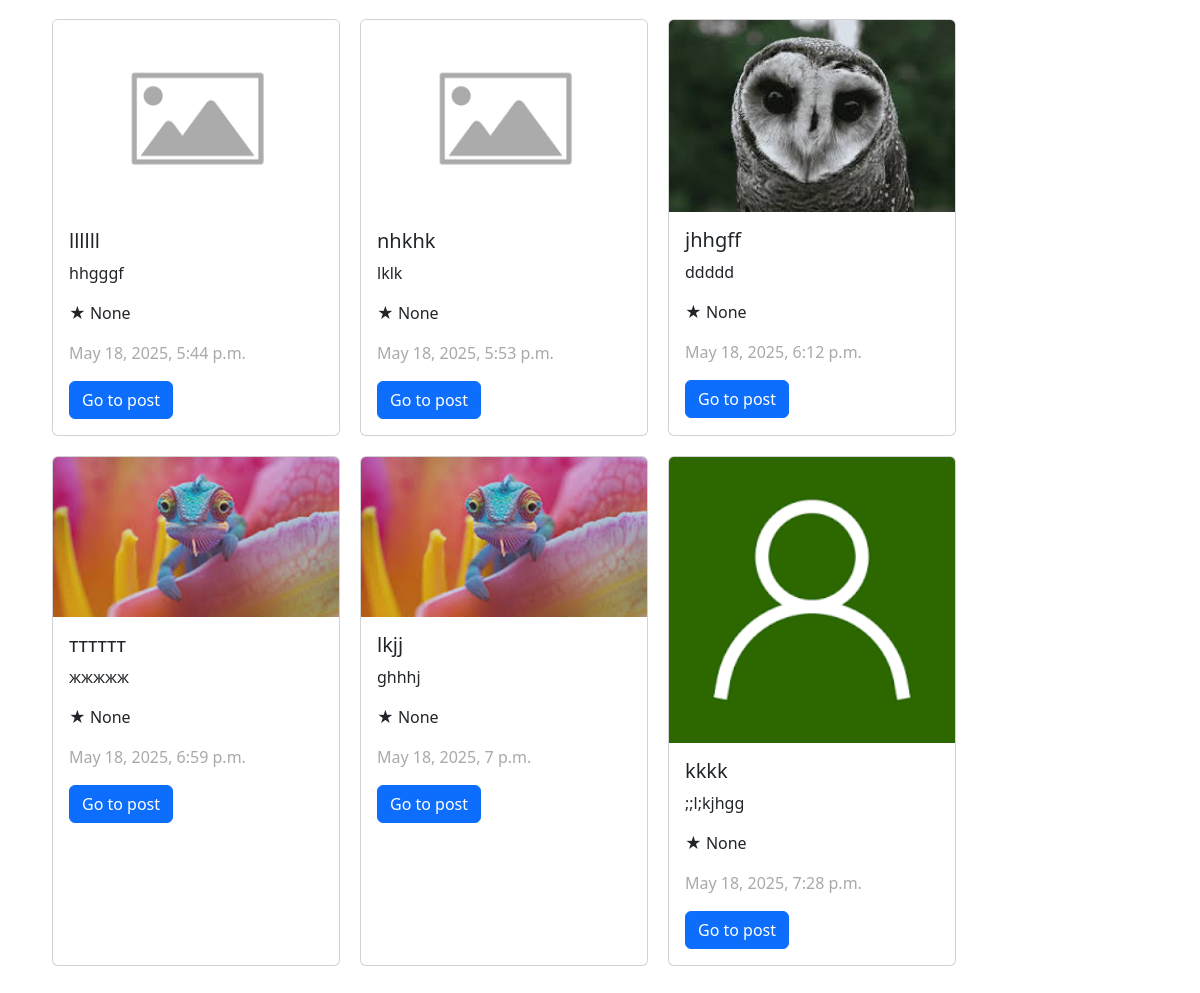
Page /posts/class/ (lower part) on the earlier database version.
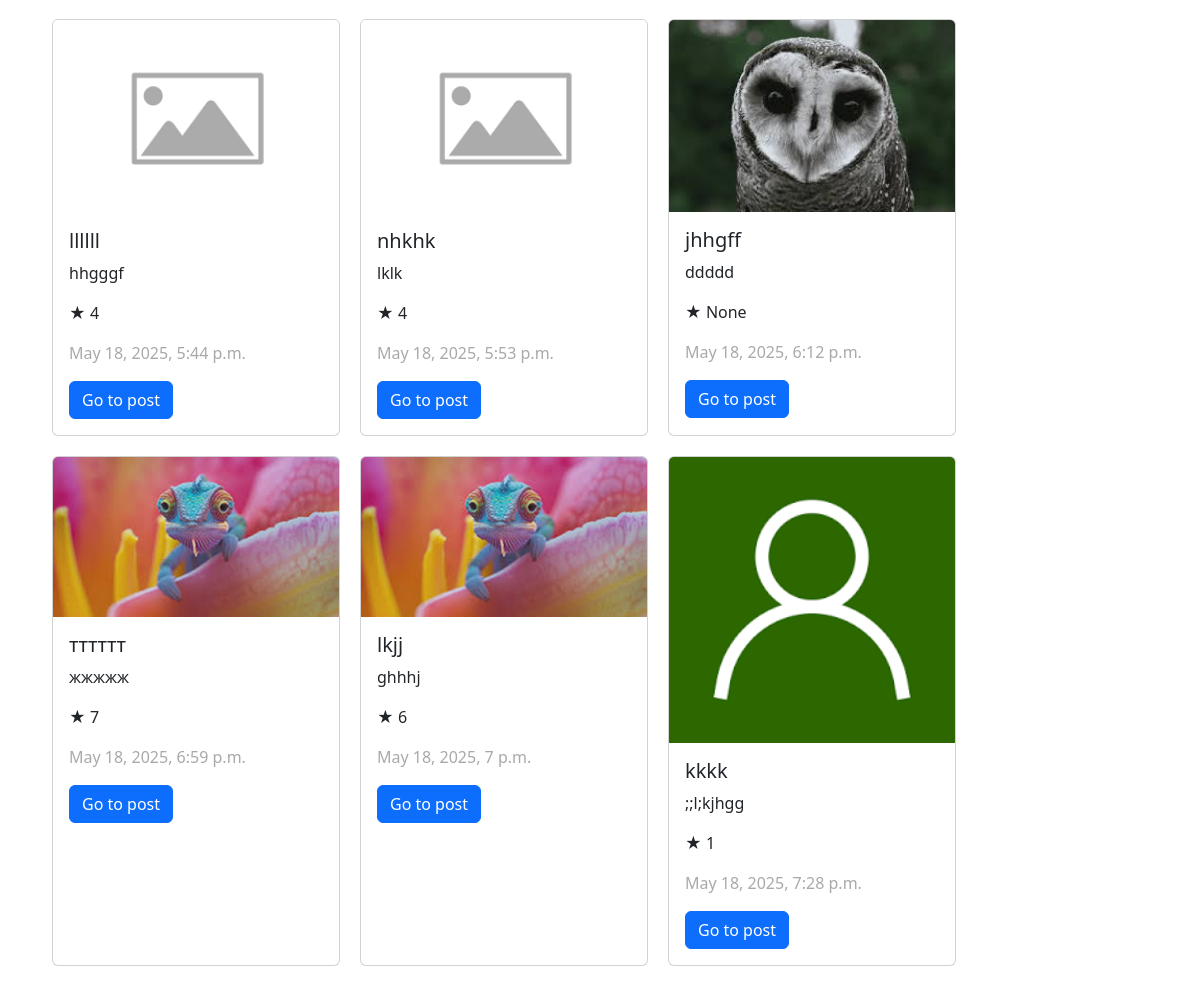
Same page on the later database version.
### posts/models.py (models this page shows, shortened)
class Post(models.Model):
    author = models.ForeignKey(User, on_delete=models.CASCADE, null=True, related_name='posts')
    image = models.ImageField(upload_to="post_images/", null=True, blank=True)
    title = models.CharField(max_length=256)
    content = models.CharField(max_length=556)
    rate = models.IntegerField(null=True)
    category = models.ForeignKey(Category, on_delete=models.CASCADE, null=True)
    tags = models.ManyToManyField(Tag, blank=True)
    created_at = models.DateTimeField(auto_now_add=True, null=True)
    updated_at = models.DateTimeField(auto_now=True, null=True)

### posts/views.py (the view)
# urls.py: path('posts/class/', PostListClassView.as_view(), name='post_list_class_view'),
class PostListClassView(ListView):
    model = Post
    template_name = "posts/post_list.html"
    context_object_name = 'posts'

### templates/posts/post_list.html (shortened to what this page needs)
{% extends 'base.html' %}
{% load static %}
{% block content %}
<div style="display: flex; flex-wrap: wrap;">
{% for post in posts %}
<div class="card" style="width: 18rem; margin: 10px;">
  {% if post.image %}
  <img src="{{ post.image.url }}" class="card-img-top" alt="...">
  {% else %}
  <img src="{% static 'placeholder.png' %}" class="card-img-top" alt="...">
  {% endif %}
  <div class="card-body">
    <h5 class="card-title">{{ post.title }}</h5>
    <p class="card-text">{{ post.content }}</p>
    <p class="card-text">★ {{ post.rate }}</p>
    <p class="card-text" style="color: darkgrey;">{{ post.created_at }}</p>
    <a href="/posts/{{ post.id }}" class="btn btn-primary">Go to post</a>
  </div>
</div>
{% endfor %}
</div>
{% endblock %}

Differences in the rows shown:
changed Post "llllll": rate "None" → "4"
changed Post "nhkhk": rate "None" → "4"
changed Post "тттттт": rate "None" → "7"
changed Post "lkjj": rate "None" → "6"
changed Post "kkkk": rate "None" → "1"
